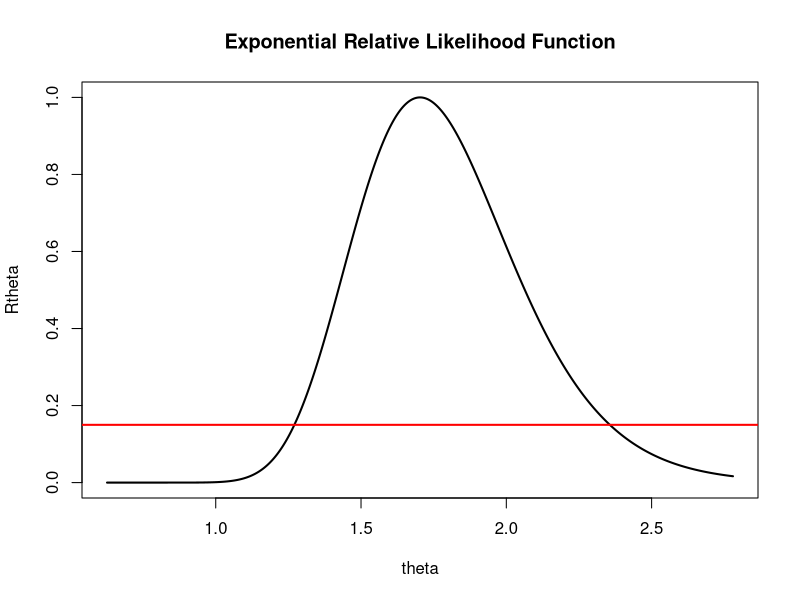

R code for this plot:
###################################################################################

# Run this code only once. 

library(MASS)     # truehist is in the library MASS

#

###################################################################################

id<-20687353

###################################################################################

# Problem 2: Run this code which plots the Exponential relative likelihood function and the line y = 0.15

# on the same graph. The line can be used to determine a 15% likelihood interval.

set.seed(id)

theta<-rexp(1, 1/(max(1,id-10*trunc(id/10))))    #generate a random value of theta

if (theta<1) {theta<-theta+1}   # avoid small values of theta

n<-40

# generate random sample of n observation from Exponential(theta) distribution 

y<-sort(rexp(n,1/theta))    

y[1:3]                 # display first 3 numbers in the data set

thetahat<-mean(y)    #maximum likelihood estimate of theta

cat("n = ",n,", theta = ",theta,", thetahat = ",thetahat)   # display values

s<-thetahat/(n^0.5)

# interval of values for plotting relative likelihood function

th<-seq(max(0,thetahat-4*s), thetahat+4*s,0.001)

# create function to calculate Exponential relative likelihood function 

ExpRLF<-function(x) {(thetahat/x)^n*exp(n*(1-thetahat/x))}

plot(th,ExpRLF(th),xlab="theta",ylab="Rtheta",type="l",lwd=2)    # plot relative likelihood function

# draw a horizontal line at 0.15

abline(a=0.15,b=0,col="red",lwd=2)

title(main="Exponential Relative Likelihood Function")

###################################################################################



###################################################################################

# R code for finding the endpoints of a 15% likelihood interval for Exponential example

uniroot(function(x) ExpRLF(x)-0.15,lower=1,upper=1.5)

uniroot(function(x) ExpRLF(x)-0.15,lower=2,upper=2.5)

###################################################################################
